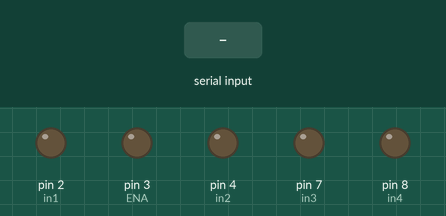
This sketch was run on a simulated Arduino Uno, built with avr-gcc and run on an emulated ATmega328P. Shown: output pins drawn as LEDs (lit = HIGH). Inputs (shaded band) come from the test bench.

Above: at 1.2 s.
1.3 s: "F" received over Serial
At 2.5 s:
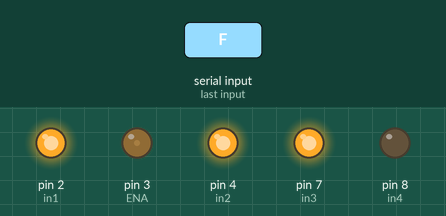
2.8 s: "B" received over Serial
At 3.8 s:
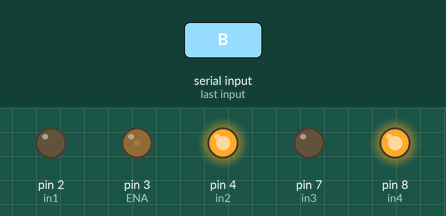
4.3 s: "L" received over Serial
At 4.9 s:
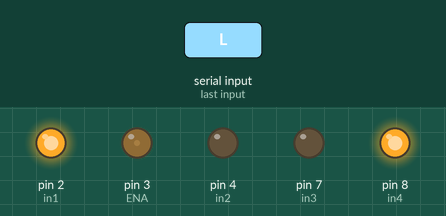
5.8 s: "R" received over Serial
At 6.1 s:
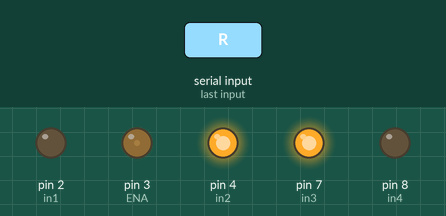
Timing chart, 0 to 8.3 s (numbered marks = the images above; inputs shaded):
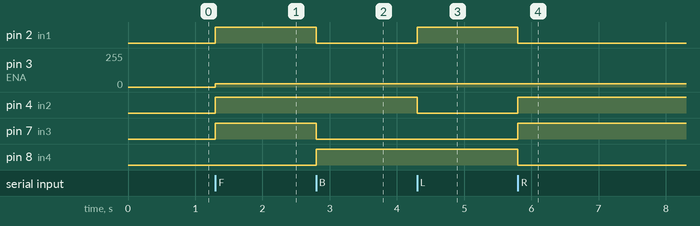

The sketch:

sketch_nov28j.ino
```cpp
#include<SoftwareSerial.h>

#define in1 2
#define in2 4
#define in3 7
#define in4 8
#define ENA 3
#define ENB 4
char jou;

void setup() {
  Serial.begin(9600);

  pinMode(in1, OUTPUT);
  pinMode(in2, OUTPUT);
  pinMode(in3, OUTPUT);
  pinMode(in4, OUTPUT);
  pinMode(ENA, OUTPUT);
  pinMode(ENB, OUTPUT);
}

void loop() {
  if (Serial.available()) {
    jou = Serial.read();

    if (jou == 'F') {
     digitalWrite(in1, HIGH);
     digitalWrite(in2, LOW);
     digitalWrite(in3, HIGH);
     digitalWrite(in4, LOW);
     analogWrite(ENA, 280); //speed range from 0 to 280
     analogWrite(ENB, 280);
   }
   else if (jou == 'B') {
       digitalWrite(in1, LOW);
       digitalWrite(in2, HIGH);
       digitalWrite(in3, LOW);
       digitalWrite(in4, HIGH);

    }

   else if (jou == 'L') {
       digitalWrite(in1, HIGH);
       digitalWrite(in2, LOW);
       digitalWrite(in3, LOW);
       digitalWrite(in4, HIGH);

    }

   else if (jou == 'R') {
      digitalWrite(in1, LOW);
      digitalWrite(in2, HIGH);
      digitalWrite(in3, HIGH);
      digitalWrite(in4, LOW);
    }
  }
}
```

Measured:
- after the input at 1.3 s, pin 2 (in1), pin 4 (in2), pin 7 (in3): LOW → HIGH at once; pin 3 (ENA): 0/255 → 24/255 at once
- after the input at 2.8 s, pin 2 (in1), pin 7 (in3): HIGH → LOW at once; pin 8 (in4): LOW → HIGH at once
- after the input at 4.3 s, pin 2 (in1): LOW → HIGH at once; pin 4 (in2): HIGH → LOW at once
- after the input at 5.8 s, pin 2 (in1), pin 8 (in4): HIGH → LOW at once; pin 4 (in2), pin 7 (in3): LOW → HIGH at once
